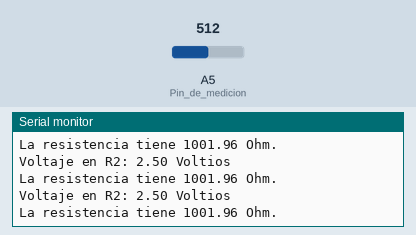
Simulated run of this sketch. Board: Arduino Uno, built with avr-gcc and run on an emulated ATmega328P. On the bench: the last lines printed to the serial monitor. The inputs (shaded band) are chosen by the test bench; at power-on: A5 (Pin_de_medicion) = 512.

Above: at 1.2 s.
1.3 s: A5 (Pin_de_medicion) set to 1012
At 1.86 s:
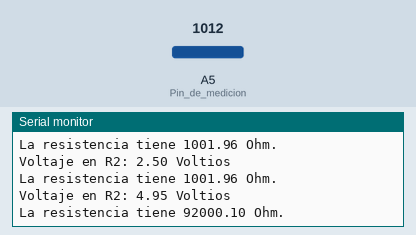
2.8 s: A5 (Pin_de_medicion) set to 1023
At 3.37 s:
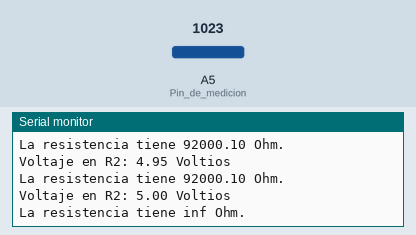
Timing chart, 0 to 5.8 s (numbered marks = the images above; inputs shaded):
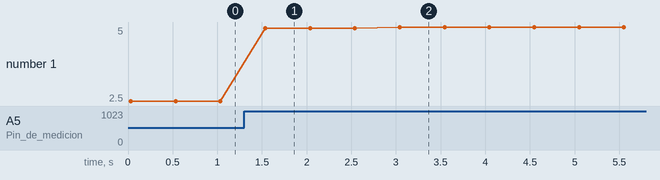

Measured:
- the behaviour switches between 1022 and 1023 on A5 (Pin_de_medicion) (found by bisection; images 1 and 2)
- after the input at 1.3 s, the serial monitor: prints a new line after 0.24 s (image 1)
- after the input at 2.8 s, the serial monitor: prints a new line after 0.24 s (image 2)
- plotted number 1: 2.5 → 4.95 after the input at 1.3 s, 4.95 → 5 after the input at 2.8 s

The sketch:

Calcular_Resistencias.ino
```cpp
/*  Medir el valor de una resistencia.  Calcula el valor de una resistencia.  Utiliza el código según tus necesidades  www.web-robotica.com */

  int   Pin_de_medicion = A5; // Pin analogico 5
  int   R1 = 1000; // Cambiar por el valor de la resistencia conocida
  long  lectura; // Lectura en el pin analogico 5
  float Tension_de_trabajo = 5.0; // VCC
  float Voltaje_R2; // Valor que calculamos
  float Resistencia; // Valor que calculamos

  void setup()
{
  Serial.begin(9600);
  Serial.println("Medición de resistencia:");
  Serial.println();
}

  void loop()
{
  // Leemos el valor en el pin A5
  lectura=0;
  for(int i=0;i<5;i++){
    lectura+=analogRead(Pin_de_medicion);
  }
  lectura=trunc(lectura/5);

  // Colculamos el voltaje en la resistencia desconocida
  Voltaje_R2=(Tension_de_trabajo/1023.0)*lectura;

  // Lo imprimimos en el Monitor Serie
  Serial.print("Voltaje en R2: ");
  Serial.print(Voltaje_R2,2);
  Serial.println(" Voltios");

  //Calculamos la resistencia desconocida con las fórmulas
  // (V1/R1=V2/R2) y (V1=+5V-V2)
  Resistencia=R1*Voltaje_R2/(Tension_de_trabajo-Voltaje_R2);
  Serial.print("La resistencia tiene ");
  Serial.print(Resistencia,2)+20;
  Serial.println(" Ohm.");
  Serial.println();
  delay(500);
}
```
